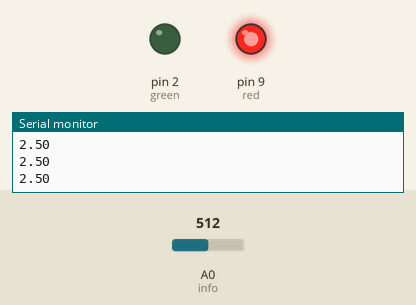
The sketch below on a simulated Arduino Uno, built with avr-gcc and run on an emulated ATmega328P. On the bench: output pins drawn as LEDs (lit = HIGH), the last lines printed to the serial monitor. Inputs (shaded band) come from the test bench; at power-on: A0 (info) = 512.

Above: at 1.6 s.
1.7 s: A0 (info) set to 23
3.2 s: A0 (info) set to 18
At 4.4 s:
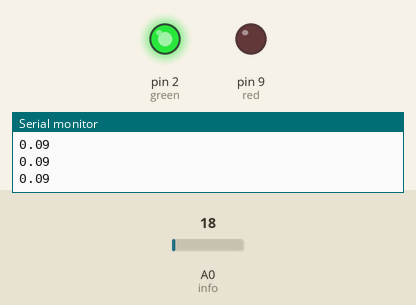
4.7 s: A0 (info) set to 122
At 5.7 s:
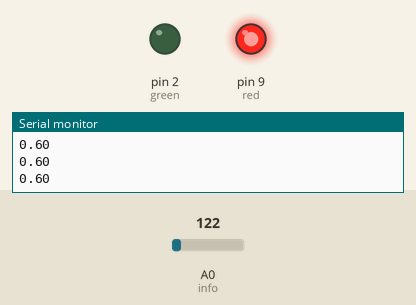
6.3 s: A0 (info) set to 0
At 7.0 s:
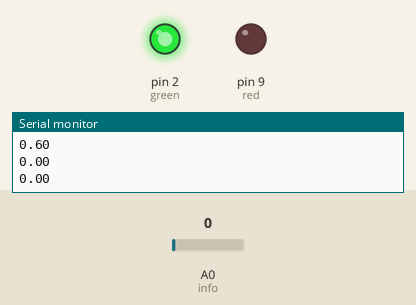
Timing chart, 0 to 8.9 s (numbered marks = the images above; inputs shaded):
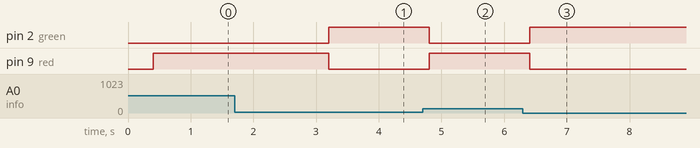

Measured:
- the behaviour switches between 21 and 20 on A0 (info) (found by bisection; images 0 and 1)
- after the input at 3.2 s, pin 2 (green): LOW → HIGH at once; pin 9 (red): HIGH → LOW at once
- after the input at 4.7 s, pin 2 (green): HIGH → LOW after 0.11 s; pin 9 (red): LOW → HIGH after 0.11 s
- after the input at 6.3 s, pin 2 (green): LOW → HIGH after 0.11 s; pin 9 (red): HIGH → LOW after 0.11 s

The sketch:

photoRes.ino
```cpp
int info = A0;
int red = 9;
int green = 2;
int time = 400;
int bitVolt;
float volt;
float converter = (5./1023.);


void setup(){

  Serial.begin(9600);
  pinMode(info,INPUT);
  pinMode(red,OUTPUT);
  pinMode(green,OUTPUT);

}

void loop(){

  delay(time);
  bitVolt = analogRead(info);
  volt = converter * bitVolt;
  Serial.println(volt);


  if(volt < 0.10){ //lights are off

    digitalWrite(green,HIGH);
    digitalWrite(red,LOW);

  }
  else{ //lights are on

    digitalWrite(green,LOW);
    digitalWrite(red,HIGH);

  }

}
```
